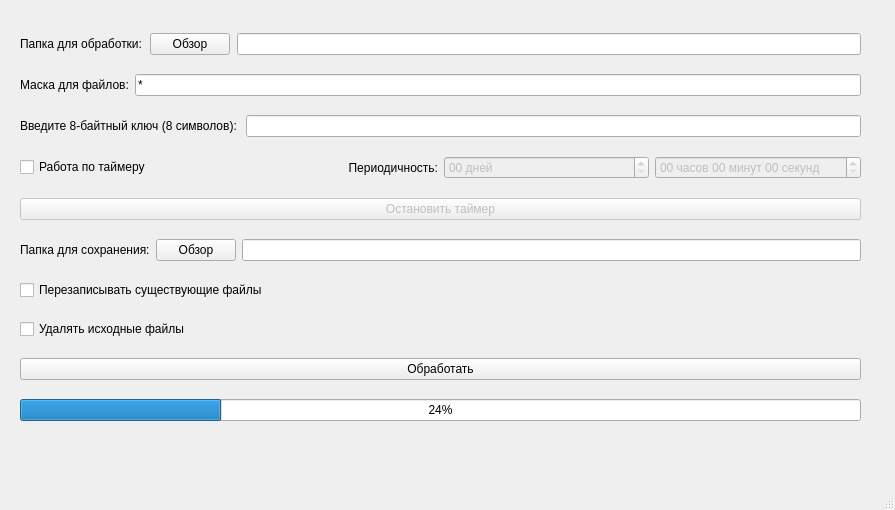
<?xml version="1.0" encoding="UTF-8"?>
<ui version="4.0">
 <class>MainWindow</class>
 <widget class="QMainWindow" name="MainWindow">
  <property name="geometry">
   <rect>
    <x>0</x>
    <y>0</y>
    <width>895</width>
    <height>510</height>
   </rect>
  </property>
  <property name="windowTitle">
   <string>XORFileProcessor</string>
  </property>
  <property name="windowIcon">
   <iconset>
    <normaloff>../../../Downloads/electrical.png</normaloff>../../../Downloads/electrical.png</iconset>
  </property>
  <widget class="QWidget" name="centralwidget">
   <widget class="QWidget" name="verticalLayoutWidget">
    <property name="geometry">
     <rect>
      <x>20</x>
      <y>20</y>
      <width>841</width>
      <height>421</height>
     </rect>
    </property>
    <layout class="QVBoxLayout" name="verticalLayout" stretch="0,0,0,0,0,0,0,0,0,0">
     <property name="sizeConstraint">
      <enum>QLayout::SizeConstraint::SetNoConstraint</enum>
     </property>
     <property name="topMargin">
      <number>0</number>
     </property>
     <item>
      <layout class="QHBoxLayout" name="horizontalLayout">
       <property name="spacing">
        <number>7</number>
       </property>
       <property name="sizeConstraint">
        <enum>QLayout::SizeConstraint::SetNoConstraint</enum>
       </property>
       <property name="topMargin">
        <number>0</number>
       </property>
       <item>
        <widget class="QLabel" name="inputPathLabel">
         <property name="enabled">
          <bool>true</bool>
         </property>
         <property name="sizePolicy">
          <sizepolicy hsizetype="Preferred" vsizetype="Fixed">
           <horstretch>0</horstretch>
           <verstretch>0</verstretch>
          </sizepolicy>
         </property>
         <property name="text">
          <string>Папка для обработки:</string>
         </property>
         <property name="alignment">
          <set>Qt::AlignmentFlag::AlignLeading|Qt::AlignmentFlag::AlignLeft|Qt::AlignmentFlag::AlignVCenter</set>
         </property>
        </widget>
       </item>
       <item>
        <widget class="QPushButton" name="selectInputButton">
         <property name="sizePolicy">
          <sizepolicy hsizetype="Fixed" vsizetype="Fixed">
           <horstretch>0</horstretch>
           <verstretch>0</verstretch>
          </sizepolicy>
         </property>
         <property name="baseSize">
          <size>
           <width>2</width>
           <height>0</height>
          </size>
         </property>
         <property name="text">
          <string>Обзор</string>
         </property>
        </widget>
       </item>
       <item>
        <widget class="QLineEdit" name="inputDirLineEdit"/>
       </item>
      </layout>
     </item>
     <item>
      <layout class="QHBoxLayout" name="horizontalLayout_5">
       <item>
        <widget class="QLabel" name="maskLabel">
         <property name="text">
          <string>Маска для файлов:</string>
         </property>
        </widget>
       </item>
       <item>
        <widget class="QLineEdit" name="maskLineEdit">
         <property name="text">
          <string>*</string>
         </property>
        </widget>
       </item>
      </layout>
     </item>
     <item>
      <layout class="QHBoxLayout" name="horizontalLayout_3">
       <property name="spacing">
        <number>9</number>
       </property>
       <property name="sizeConstraint">
        <enum>QLayout::SizeConstraint::SetDefaultConstraint</enum>
       </property>
       <property name="bottomMargin">
        <number>0</number>
       </property>
       <item>
        <widget class="QLabel" name="label">
         <property name="sizePolicy">
          <sizepolicy hsizetype="Fixed" vsizetype="Fixed">
           <horstretch>0</horstretch>
           <verstretch>0</verstretch>
          </sizepolicy>
         </property>
         <property name="text">
          <string>Введите 8-байтный ключ (8 символов):</string>
         </property>
        </widget>
       </item>
       <item>
        <widget class="QLineEdit" name="keyLineEdit"/>
       </item>
      </layout>
     </item>
     <item>
      <layout class="QHBoxLayout" name="horizontalLayout_4">
       <item>
        <widget class="QCheckBox" name="timerCheckBox">
         <property name="text">
          <string>Работа по таймеру</string>
         </property>
        </widget>
       </item>
       <item>
        <widget class="QLabel" name="timeLabel">
         <property name="text">
          <string>Периодичность:</string>
         </property>
         <property name="alignment">
          <set>Qt::AlignmentFlag::AlignRight|Qt::AlignmentFlag::AlignTrailing|Qt::AlignmentFlag::AlignVCenter</set>
         </property>
        </widget>
       </item>
       <item>
        <widget class="QTimeEdit" name="dateEdit">
         <property name="enabled">
          <bool>false</bool>
         </property>
         <property name="maximumTime">
          <time>
           <hour>23</hour>
           <minute>59</minute>
           <second>59</second>
          </time>
         </property>
         <property name="displayFormat">
          <string>mm дней</string>
         </property>
        </widget>
       </item>
       <item>
        <widget class="QTimeEdit" name="timeEdit">
         <property name="enabled">
          <bool>false</bool>
         </property>
         <property name="displayFormat">
          <string>HH часов mm минут ss секунд</string>
         </property>
        </widget>
       </item>
      </layout>
     </item>
     <item>
      <widget class="QPushButton" name="stopTimerButton">
       <property name="enabled">
        <bool>false</bool>
       </property>
       <property name="text">
        <string>Остановить таймер</string>
       </property>
      </widget>
     </item>
     <item>
      <layout class="QHBoxLayout" name="horizontalLayout_2">
       <property name="topMargin">
        <number>0</number>
       </property>
       <item>
        <widget class="QLabel" name="label_2">
         <property name="text">
          <string>Папка для сохранения:</string>
         </property>
        </widget>
       </item>
       <item>
        <widget class="QPushButton" name="browseOutputButton">
         <property name="text">
          <string>Обзор</string>
         </property>
        </widget>
       </item>
       <item>
        <widget class="QLineEdit" name="outputDirLineEdit">
         <property name="text">
          <string/>
         </property>
        </widget>
       </item>
      </layout>
     </item>
     <item>
      <widget class="QCheckBox" name="overWriteCheckBox">
       <property name="sizePolicy">
        <sizepolicy hsizetype="Minimum" vsizetype="Fixed">
         <horstretch>0</horstretch>
         <verstretch>0</verstretch>
        </sizepolicy>
       </property>
       <property name="text">
        <string>Перезаписывать существующие файлы</string>
       </property>
      </widget>
     </item>
     <item>
      <widget class="QCheckBox" name="deleteInputCheckBox">
       <property name="text">
        <string>Удалять исходные файлы</string>
       </property>
      </widget>
     </item>
     <item>
      <widget class="QPushButton" name="processButton">
       <property name="text">
        <string>Обработать</string>
       </property>
      </widget>
     </item>
     <item>
      <widget class="QProgressBar" name="progressBar">
       <property name="value">
        <number>24</number>
       </property>
      </widget>
     </item>
    </layout>
   </widget>
  </widget>
  <widget class="QMenuBar" name="menubar">
   <property name="geometry">
    <rect>
     <x>0</x>
     <y>0</y>
     <width>895</width>
     <height>25</height>
    </rect>
   </property>
  </widget>
  <widget class="QStatusBar" name="statusbar"/>
 </widget>
 <resources/>
 <connections/>
</ui>
